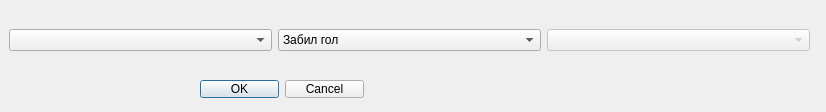
<?xml version="1.0" encoding="UTF-8"?>
<ui version="4.0">
 <class>EventDialog</class>
 <widget class="QDialog" name="EventDialog">
  <property name="enabled">
   <bool>true</bool>
  </property>
  <property name="geometry">
   <rect>
    <x>0</x>
    <y>0</y>
    <width>826</width>
    <height>112</height>
   </rect>
  </property>
  <property name="windowTitle">
   <string>Dialog</string>
  </property>
  <widget class="QDialogButtonBox" name="buttonBox">
   <property name="geometry">
    <rect>
     <x>200</x>
     <y>80</y>
     <width>164</width>
     <height>18</height>
    </rect>
   </property>
   <property name="orientation">
    <enum>Qt::Horizontal</enum>
   </property>
   <property name="standardButtons">
    <set>QDialogButtonBox::Cancel|QDialogButtonBox::Ok</set>
   </property>
   <property name="centerButtons">
    <bool>true</bool>
   </property>
  </widget>
  <widget class="QWidget" name="horizontalLayoutWidget">
   <property name="geometry">
    <rect>
     <x>9</x>
     <y>20</y>
     <width>801</width>
     <height>41</height>
    </rect>
   </property>
   <layout class="QHBoxLayout" name="horizontalLayout">
    <item>
     <widget class="QComboBox" name="cbPlayer">
      <property name="maxVisibleItems">
       <number>11</number>
      </property>
     </widget>
    </item>
    <item>
     <widget class="QComboBox" name="cbAction">
      <item>
       <property name="text">
        <string>Забил гол</string>
       </property>
       <property name="icon">
        <iconset>
         <normaloff>:/images/images/ball.png</normaloff>:/images/images/ball.png</iconset>
       </property>
      </item>
      <item>
       <property name="text">
        <string>Получил желтую карточку</string>
       </property>
       <property name="icon">
        <iconset>
         <normaloff>:/images/images/whistle.png</normaloff>:/images/images/whistle.png</iconset>
       </property>
      </item>
      <item>
       <property name="text">
        <string>Получил красную карточку</string>
       </property>
       <property name="icon">
        <iconset>
         <normaloff>:/images/images/cards.png</normaloff>:/images/images/cards.png</iconset>
       </property>
      </item>
      <item>
       <property name="text">
        <string>Получил травму</string>
       </property>
       <property name="icon">
        <iconset>
         <normaloff>:/images/images/boots.png</normaloff>:/images/images/boots.png</iconset>
       </property>
      </item>
      <item>
       <property name="text">
        <string>Заменен на</string>
       </property>
       <property name="icon">
        <iconset>
         <normaloff>:/images/images/change.png</normaloff>:/images/images/change.png</iconset>
       </property>
      </item>
     </widget>
    </item>
    <item>
     <widget class="QComboBox" name="cbChange">
      <property name="enabled">
       <bool>false</bool>
      </property>
     </widget>
    </item>
   </layout>
  </widget>
 </widget>
 <resources/>
 <connections>
  <connection>
   <sender>buttonBox</sender>
   <signal>accepted()</signal>
   <receiver>EventDialog</receiver>
   <slot>accept()</slot>
   <hints>
    <hint type="sourcelabel">
     <x>248</x>
     <y>254</y>
    </hint>
    <hint type="destinationlabel">
     <x>157</x>
     <y>274</y>
    </hint>
   </hints>
  </connection>
  <connection>
   <sender>buttonBox</sender>
   <signal>rejected()</signal>
   <receiver>EventDialog</receiver>
   <slot>reject()</slot>
   <hints>
    <hint type="sourcelabel">
     <x>316</x>
     <y>260</y>
    </hint>
    <hint type="destinationlabel">
     <x>286</x>
     <y>274</y>
    </hint>
   </hints>
  </connection>
 </connections>
</ui>
